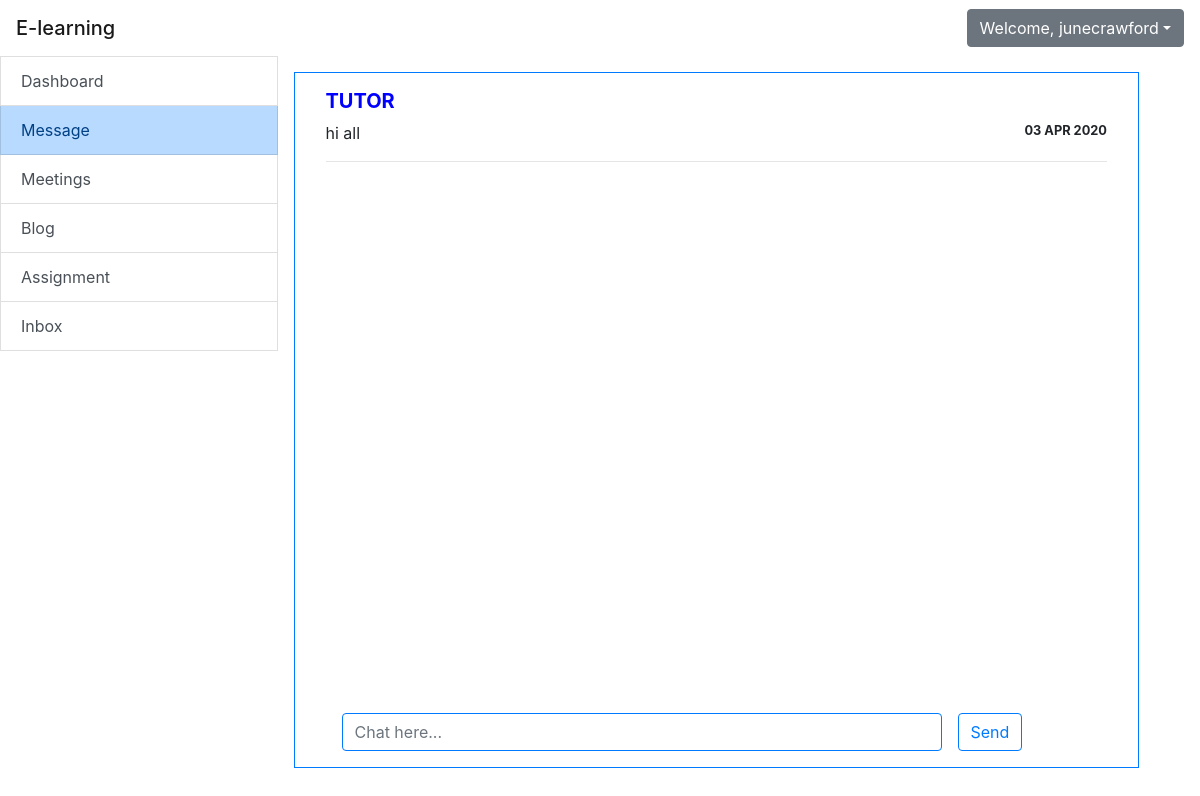
/Student_message.php (signed in), run on the app's committed database.
### tables this page shows
CREATE TABLE `message` (
  `message_id` int(11) NOT NULL,
  `username` varchar(30) NOT NULL,
  `message` text NOT NULL,
  `date` date NOT NULL
);

### include/function.php (called while the page is built, shortened)
<?php
include_once 'database.php';
function query($sql) {
  global $connection;
  return mysqli_query($connection, $sql);
}
function fetch_array($result){
  return mysqli_fetch_array($result);
}
 ?>

### Student_message.php (the view, shortened to what this page needs)
<?php
include 'include/header.php';
?>
<div class="container-fluid row">
  <div class="list-group col-3">
    <?php
    include 'include/sidebar.php';
    ?>
  </div>
  <div class="col-9 row p-3">
    <div class="container border border-primary">
      <div class="flex-column mb-3 p-3" style="height: 78vh">
<?php
    $query = query("SELECT * FROM message ");
    while ($row = fetch_array($query)) {
    $username = $row['username'];
    $message = $row['message'];
    $date = $row['date'];
    $date = strtotime($date);
    $date = date('d M Y', $date);
    echo "<h5 class='font-weight-bold text-uppercase' style='color:blue;'>{$username}</h5>";
    echo "<small class='float-right font-weight-bold text-uppercase'>$date</small>";
    echo "<p>{$message}</p>";
    echo "<hr>";
    }
?>
      </div>
      <form class="form-inline mt-3" method="post">
        <div class="form-group mx-sm-3 mb-2">
        <div class="form-group mx-sm-3 mb-2">
          <input type="text" name="message" class="form-control border-primary" id="inputPassword2" placeholder="Chat here..." style="width: 50vw">
        </div>
        <button type="submit" name="submit" class="btn btn-outline-primary mb-2">Send</button>
      </form>
    </div>
  </div>
</div>
<?php
include './include/footer.php';
?>

### data on the page
message: username "TUTOR", date "03 APR 2020", message "hi all"

### other printed values
$_SESSION['username'] "junecrawford"
$value "Dashboard"
$value "Message"
$value "Meetings"
$value "Blog"
$value "Assignment"
$value "Inbox"
